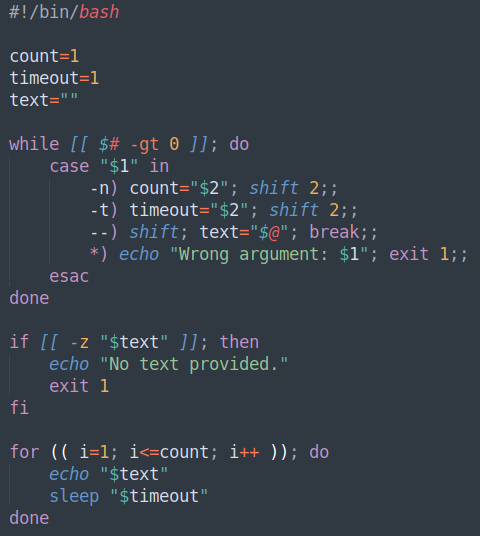
#> input picture 2/1.png, 480 x 536 px; the run also reads 1 picture not shown here
$ python diff.py
#> lines starting #> are read from the running program, lines starting #| are printed output that depends on the picture
import cv2
import numpy as np

# Загружаем оригинал и стего-изображение
orig = cv2.imread("1.png")
#> orig is the input picture: shape (536, 480, 3); mean B, G, R 69.1, 60.1, 52.4
stego = cv2.imread("2.png")

# Разница в младших 2 битах (по каждому каналу)
lsb_diff = ((orig ^ stego) & 0b00000011) * 85  # Умножаем на 85, чтобы сделать разницу видимой
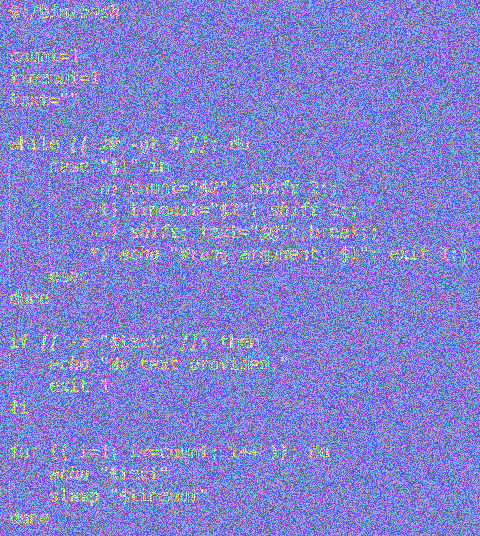
#> lsb_diff: shape (536, 480, 3); mean B, G, R 209.7, 130.6, 130

# Показываем результат
cv2.imshow("LSB Difference", lsb_diff)
cv2.waitKey(0)
cv2.destroyAllWindows()
